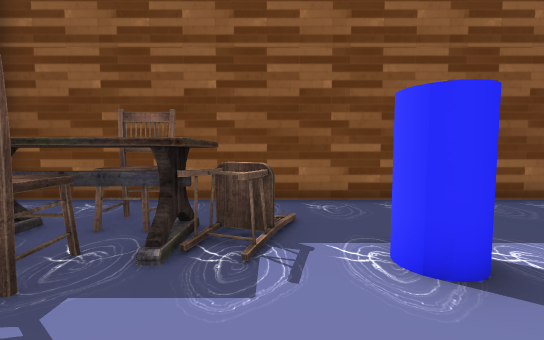
View 1 (above)

16 first-person views from a walk through a 3-D level made in the Godot game engine. The camera is 1.3 m above the floor, tilts 4° down and sees 90° across. The floor is counted in squares, 1 m on a side. Each view is taken from the middle of a square. On the plan, view 1 faces up. The plan holds only what a view shows up to about 13 squares ahead; the rest is blank. The place goes on beyond the plan. Some surface patterns are stand-ins.

View 2
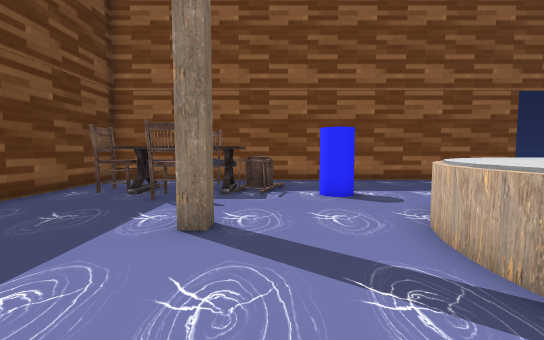

View 3
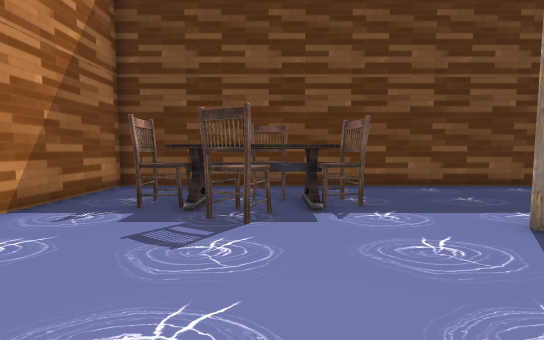

View 4
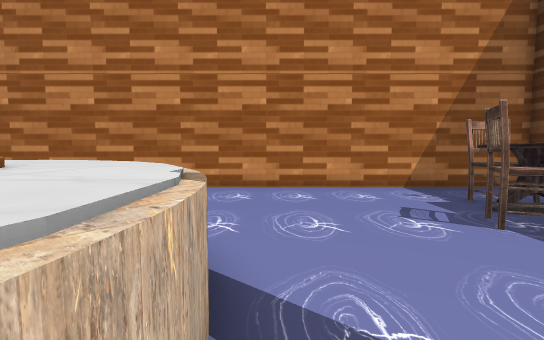

View 5
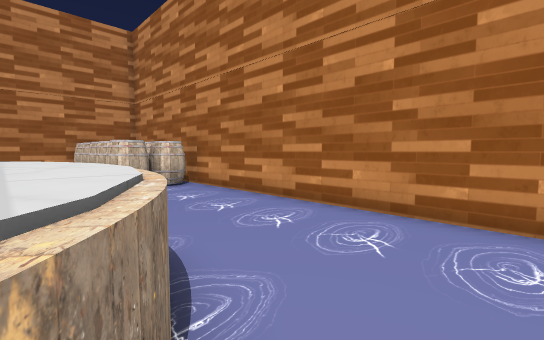

View 6
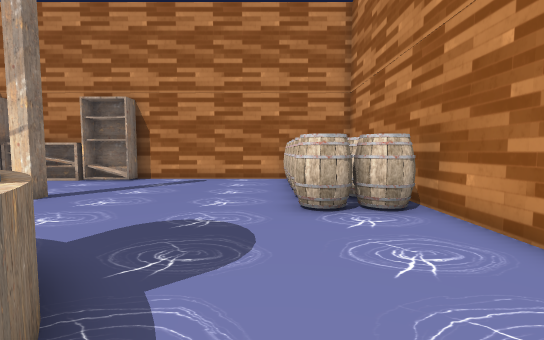

View 7
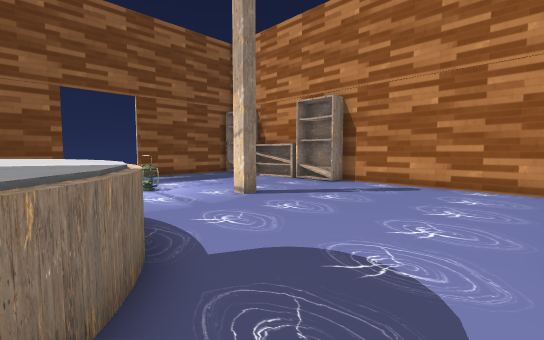

View 8
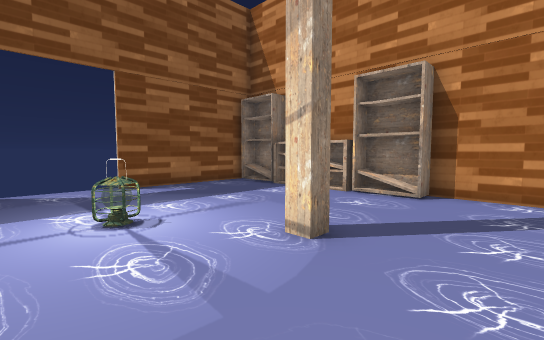

View 9
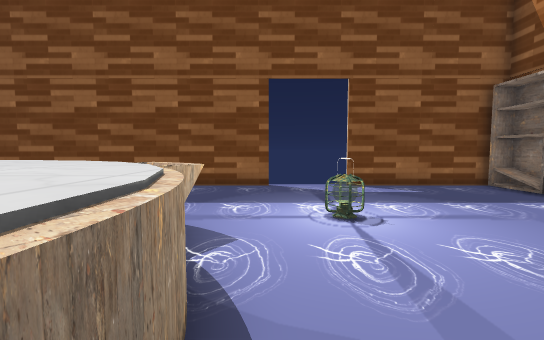

View 10
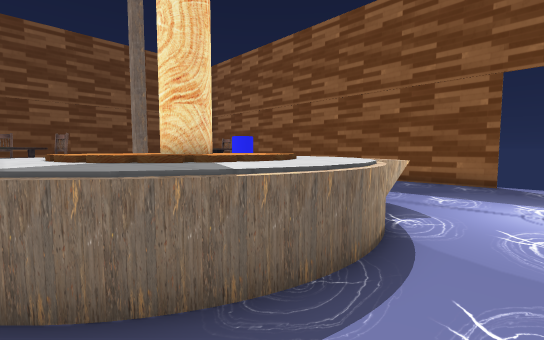

View 11
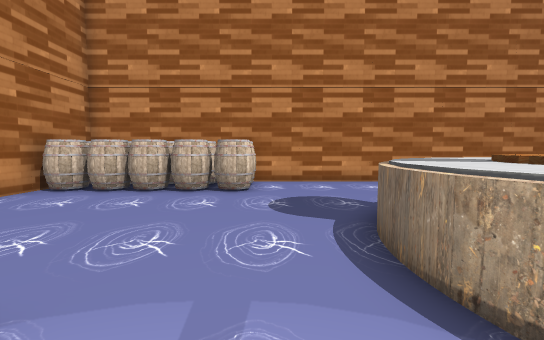

View 12
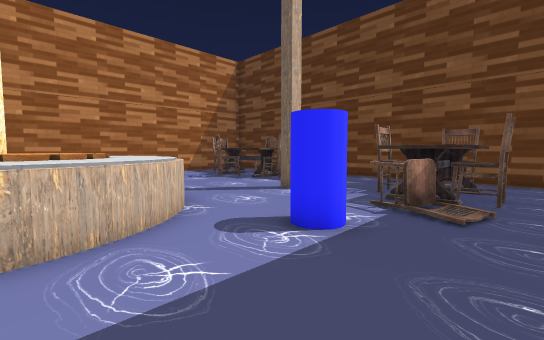

View 13
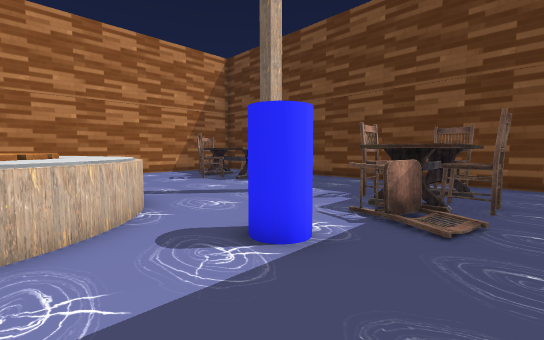

View 14
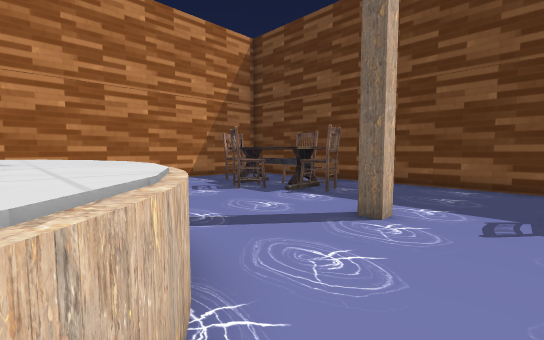

View 15
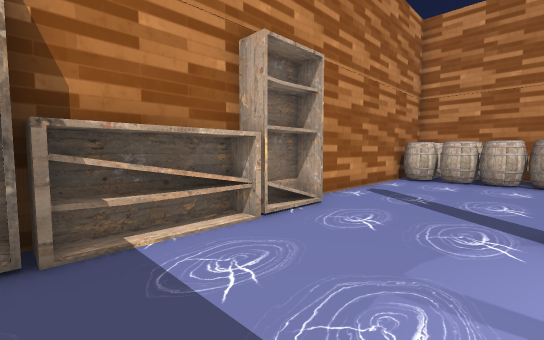

View 16
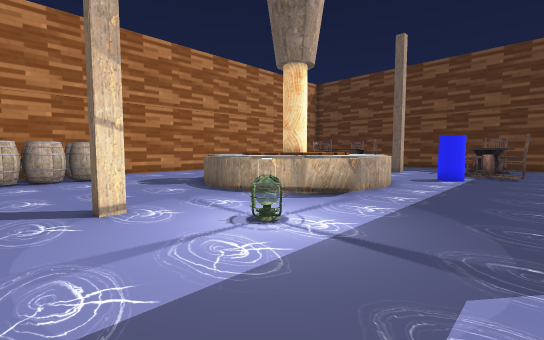

### Floor plan
Key: @ floor where view 1 was taken; # wall or solid block; . floor; = window, fence, low wall or low ledge; ^ raised ledge; T table; C chair; B barrel; S shelf; L lantern; O other object.
Columns run from 7 left of view 1 to 20 right of it. Each row starts with its distance up from view 1.
  7 ##################...#####S#
  6 #.........................S#
  5 #..TCCT...................S#
  4 #.CTTTCC..................S#
  3 #..TCCT..#................S#
  2 #...C........^^.=..LL.....S#
  1 #..........^^^^^^#........S#
  0 #.....#@..^^^^^^^^...#.... #
 -1 #.........^^^^ ^^^.........#
 -2 #.........^^^^^^^^.........#
 -3 #..C......^^^^^^^^.........#
 -4 #..TT.....^^^^^^^^.........#
 -5 #.CTC......^^^^^^..........#
 -6 #..TCC......^^^^...........#
 -7 #..CC......................#
 -8 #..CC...............BBBBBBB#
 -9 #...................BBBOBBB#
-10 #...................BBBOOOO
-11 ########################

Positions as (right, up) in squares from view 1, and headings:
1: (0, 0), facing up
2: (0, -5), facing up
3: (3, -5), facing left
4: (2, -1), facing down
5: (3, -5), facing down-right
6: (7, -7), facing right
7: (9, -7), facing up-right
8: (11, -3), facing up-right
9: (11, -3), facing up
10: (12, -5), facing up-left
11: (12, 1), facing down
12: (6, 6), facing down-left
13: (5, 6), facing down-left
14: (4, 2), facing down-left
15: (15, 5), facing down-right
16: (16, 6), facing down-left
